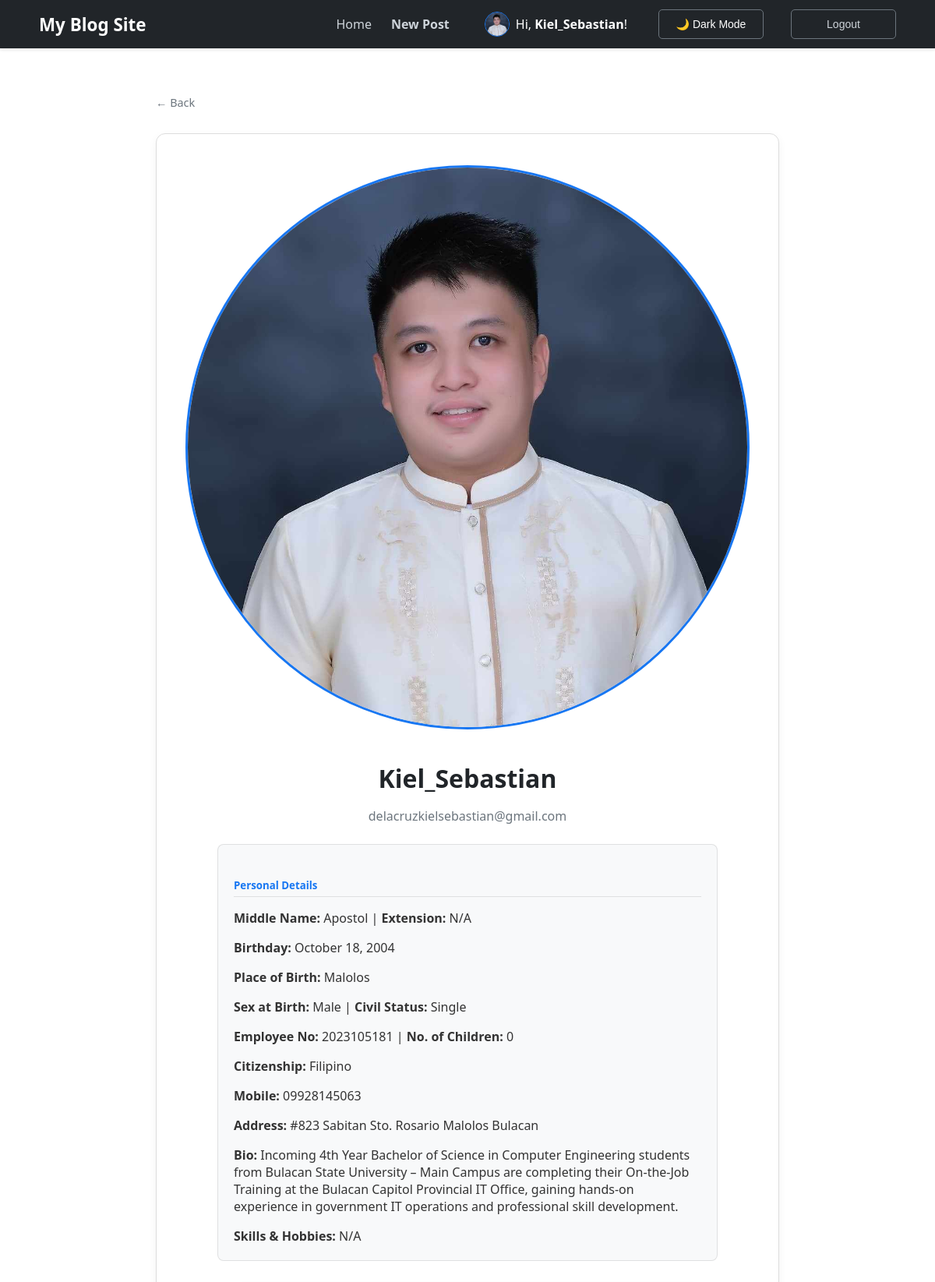
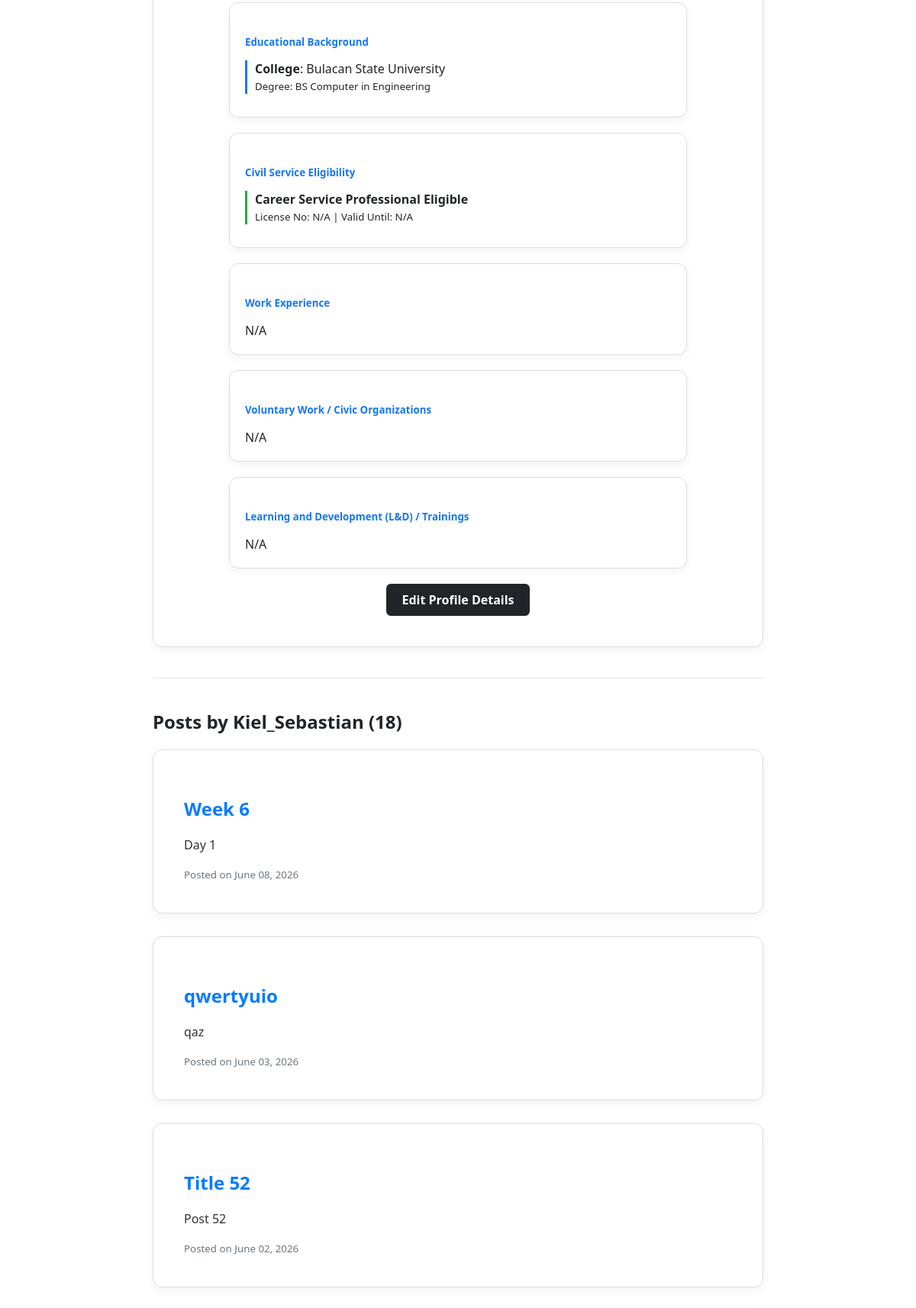
Screenshot of /user/Kiel_Sebastian/ (signed in, upper part) with the database file from the repository (2 pictures, top to bottom).
### blog/models.py (models this page shows, shortened)
class Profile(models.Model):
    user = models.OneToOneField(User, on_delete=models.CASCADE)
    image = models.ImageField(default='default.jpg', upload_to='profile_pics')
    bio = models.TextField(max_length=500, blank=True, help_text="Short description about yourself")
    birth_date = models.DateField(null=True, blank=True, verbose_name="Date of Birth")
    gender = models.CharField(max_length=1, choices=GENDER_CHOICES, blank=True, verbose_name="Sex at Birth")
    middle_name = models.CharField(max_length=100, blank=True, null=True)
    name_extension = models.CharField(max_length=20, blank=True, null=True, help_text="e.g., Jr., Sr., III")
    place_of_birth = models.CharField(max_length=255, blank=True, null=True)
    CIVIL_STATUS_CHOICES = [
        ('S', 'Single'), ('M', 'Married'), ('W', 'Widowed'),
        ('SEP', 'Separated'), ('O', 'Others')
    ]
    civil_status = models.CharField(max_length=3, choices=CIVIL_STATUS_CHOICES, blank=True, null=True)
    employee_number = models.CharField(max_length=50, blank=True, null=True)
    CITIZENSHIP_CHOICES = [('F', 'Filipino'), ('D', 'Dual Citizenship')]
    citizenship = models.CharField(max_length=1, choices=CITIZENSHIP_CHOICES, default='F')
    dual_citizenship_country = models.CharField(max_length=100, blank=True, null=True)
    citizenship_acquisition = models.CharField(
        max_length=20,
        choices=[('B', 'By Birth'), ('N', 'By Naturalization')],
        blank=True, null=True
    )
    house_block_lot = models.CharField(max_length=100, blank=True, null=True)
    street = models.CharField(max_length=100, blank=True, null=True)
    subdivision_village = models.CharField(max_length=100, blank=True, null=True)
    barangay = models.CharField(max_length=100, blank=True, null=True)
    city_municipality = models.CharField(max_length=100, blank=True, null=True)
    province = models.CharField(max_length=100, blank=True, null=True)
    mobile_number = models.CharField(max_length=20, blank=True, null=True)
    number_of_children = models.PositiveIntegerField(default=0, blank=True, null=True)
    special_skills_hobbies = models.TextField(blank=True, null=True)

class Education(models.Model):
    LEVEL_CHOICES = [
        ('HS', 'High School'), ('COL', 'College'),
        ('VOC', 'Vocational/Technical'), ('MAS', 'Master\'s Degree'),
        ('DOC', 'Doctorate Degree')
    ]
    profile = models.ForeignKey(Profile, on_delete=models.CASCADE, related_name='education')
    level = models.CharField(max_length=3, choices=LEVEL_CHOICES)
    school_name = models.CharField(max_length=255)
    degree_finished = models.CharField(max_length=255, blank=True, null=True)

class CivilServiceEligibility(models.Model):
    profile = models.ForeignKey(Profile, on_delete=models.CASCADE, related_name='eligibilities')
    eligibility_type = models.CharField(max_length=255, help_text="e.g., Career Service, RA 1080")
    license_number = models.CharField(max_length=100, blank=True, null=True)
    valid_until = models.DateField(blank=True, null=True)

class Post(models.Model):
    title = models.CharField(max_length=100)
    content = models.TextField()
    date_posted = models.DateTimeField(auto_now=True)
    author = models.ForeignKey(User, on_delete=models.CASCADE)
    image = models.ImageField(null=True, blank=True, upload_to=user_directory_path)

### blog/views.py (the view)
# urls.py: path('user/<str:username>/', views.user_profile_view, name='user-profile'),
def user_profile_view(request, username):
    profile_user = get_object_or_404(User, username=username)
    user_posts = Post.objects.filter(author=profile_user).order_by('-date_posted')
    context = {
        'profile_user': profile_user,
        'posts': user_posts
    }
    return render(request, 'blog/user_profile.html', context)

### blog/templates/blog/user_profile.html
{% extends "blog/base.html" %}
{% block content %}
<div class="card profile-main-card" style="text-align: center; padding: 40px; margin-top: 20px;">
    <div style="display: flex; justify-content: center; margin-bottom: 20px;">
        <img src="{{ profile_user.profile.image.url }}" alt="{{ profile_user.username }}"
             style="width: 120px; height: 120px; border-radius: 50%; border: 3px solid #1877F2; object-fit: cover;">
    </div>
    <h1 class="profile-username" style="font-size: 2rem; margin-bottom: 5px;">{{ profile_user.first_name }} {{ profile_user.last_name|default:profile_user.username }}</h1>
    <p class="profile-email" style="color: #6c757d; margin-bottom: 25px;">{{ profile_user.email }}</p>
    <div class="profile-details-box" style="text-align: left; padding: 20px; border-radius: 8px; margin: 0 auto 30px auto; max-width: 600px; border: 1px solid rgba(0,0,0,0.1);">
        <h5 style="border-bottom: 1px solid rgba(0,0,0,0.1); padding-bottom: 5px; margin-bottom: 15px; color: #1877F2;">Personal Details</h5>
        <p style="margin-bottom: 12px;"><strong>Middle Name:</strong> {{ profile_user.profile.middle_name|default:"N/A" }} | <strong>Extension:</strong> {{ profile_user.profile.name_extension|default:"N/A" }}</p>
        <p style="margin-bottom: 12px;"><strong>Birthday:</strong> {% if profile_user.profile.birth_date %}{{ profile_user.profile.birth_date|date:"F d, Y" }}{% else %}Not specified{% endif %}</p>
        <p style="margin-bottom: 12px;"><strong>Place of Birth:</strong> {{ profile_user.profile.place_of_birth|default:"N/A" }}</p>
        <p style="margin-bottom: 12px;"><strong>Sex at Birth:</strong> {{ profile_user.profile.get_gender_display|default:"Not specified" }} | <strong>Civil Status:</strong> {{ profile_user.profile.get_civil_status_display|default:"N/A" }}</p>
        <p style="margin-bottom: 12px;"><strong>Employee No:</strong> {{ profile_user.profile.employee_number|default:"N/A" }} | <strong>No. of Children:</strong> {{ profile_user.profile.number_of_children|default:"0" }}</p>
        <p style="margin-bottom: 12px;"><strong>Citizenship:</strong> {{ profile_user.profile.get_citizenship_display }} {% if profile_user.profile.citizenship == 'D' %}({{ profile_user.profile.dual_citizenship_country }}){% endif %}</p>
        <p style="margin-bottom: 12px;"><strong>Mobile:</strong> {{ profile_user.profile.mobile_number|default:"N/A" }}</p>
        <p style="margin-bottom: 12px;"><strong>Address:</strong> {{ profile_user.profile.house_block_lot|default:"" }} {{ profile_user.profile.street|default:"" }} {{ profile_user.profile.barangay|default:"" }} {{ profile_user.profile.city_municipality|default:"" }} {{ profile_user.profile.province|default:"N/A" }}</p>
        <p style="margin-bottom: 12px;"><strong>Bio:</strong> {{ profile_user.profile.bio|default:"No description provided." }}</p>
        <p style="margin-bottom: 0;"><strong>Skills & Hobbies:</strong> {{ profile_user.profile.special_skills_hobbies|default:"N/A" }}</p>
    </div>
    <div style="text-align: left; margin: 0 auto; max-width: 600px; width: 100%;">
        <div class="card" style="padding: 20px; margin-bottom: 20px;">
            <h5 style="color: #1877F2; margin-bottom: 15px; font-weight: bold;">Educational Background</h5>
            {% for edu in profile_user.profile.education.all %}
                <div style="margin-bottom: 10px; border-left: 3px solid #1877F2; padding-left: 10px;">
                    <strong>{{ edu.get_level_display }}</strong>: {{ edu.school_name }}<br>
                    <small class="text-muted">Degree: {{ edu.degree_finished|default:"N/A" }}</small>
                </div>
            {% empty %}
                <p class="text-muted" style="margin-bottom: 0;">N/A</p>
            {% endfor %}
        </div>
        <div class="card" style="padding: 20px; margin-bottom: 20px;">
            <h5 style="color: #1877F2; margin-bottom: 15px; font-weight: bold;">Civil Service Eligibility</h5>
            {% for elig in profile_user.profile.eligibilities.all %}
                <div style="margin-bottom: 10px; border-left: 3px solid #28a745; padding-left: 10px;">
                    <strong>{{ elig.get_eligibility_type_display|default:elig.eligibility_type }}</strong><br>
                    <small class="text-muted">License No: {{ elig.license_number|default:"N/A" }} | Valid Until: {{ elig.valid_until|date:"Y-m-d"|default:"N/A" }}</small>
                </div>
            {% empty %}
                <p class="text-muted" style="margin-bottom: 0;">N/A</p>
            {% endfor %}
        </div>
        <div class="card" style="padding: 20px; margin-bottom: 20px;">
            <h5 style="color: #1877F2; margin-bottom: 15px; font-weight: bold;">Work Experience</h5>
            {% for work in profile_user.profile.work_experiences.all %}
                <div style="margin-bottom: 10px; border-left: 3px solid #dc3545; padding-left: 10px;">
                    <strong>{{ work.position_title }}</strong> - {{ work.company_agency }}<br>
                    <small class="text-muted">Duration: {{ work.start_date|date:"Y-m-d" }} to {{ work.end_date|date:"Y-m-d"|default:"Present" }} | Status: {{ work.status_of_appointment }} {% if work.government_service %}(Govt. Service){% endif %}</small>
                </div>
            {% empty %}
                <p class="text-muted" style="margin-bottom: 0;">N/A</p>
            {% endfor %}
        </div>
        <div class="card" style="padding: 20px; margin-bottom: 20px;">
            <h5 style="color: #1877F2; margin-bottom: 15px; font-weight: bold;">Voluntary Work / Civic Organizations</h5>
            {% for vol in profile_user.profile.voluntary_works.all %}
                <div style="margin-bottom: 10px; border-left: 3px solid #ffc107; padding-left: 10px;">
                    <strong>{{ vol.position }}</strong> - {{ vol.organization_name }}<br>
                    <small class="text-muted">Dates: {{ vol.start_date|date:"Y-m-d" }} to {{ vol.end_date|date:"Y-m-d"|default:"N/A" }} | Hours: {{ vol.number_of_hours|default:"N/A" }}</small>
                </div>
            {% empty %}
                <p class="text-muted" style="margin-bottom: 0;">N/A</p>
            {% endfor %}
        </div>
        <div class="card" style="padding: 20px; margin-bottom: 20px;">
            <h5 style="color: #1877F2; margin-bottom: 15px; font-weight: bold;">Learning and Development (L&D) / Trainings</h5>
            {% for train in profile_user.profile.trainings.all %}
                <div style="margin-bottom: 10px; border-left: 3px solid #17a2b8; padding-left: 10px;">
                    <strong>{{ train.title }}</strong> ({{ train.training_type }})<br>
                    <small class="text-muted">Conducted By: {{ train.sponsor }} | Hours: {{ train.number_of_hours }} | Dates: {{ train.start_date|date:"Y-m-d" }} to {{ train.end_date|date:"Y-m-d" }}</small>
                </div>
            {% empty %}
                <p class="text-muted" style="margin-bottom: 0;">N/A</p>
            {% endfor %}
        </div>
    </div>
    {% if profile_user == user %}
        <div style="display: flex; justify-content: center; gap: 15px; margin-top: 15px;">
            <a href="{% url 'profile-update' %}" class="btn-primary" style="text-decoration: none; text-align: center; padding: 10px 20px;">Edit Profile Details</a>
        </div>
    {% endif %}
</div>
<hr style="border: 0; border-top: 1px solid rgba(0,0,0,0.1); margin: 40px 0;">
<h2 class="profile-posts-heading" style="margin-bottom: 20px;">Posts by {{ profile_user.username }} ({{ posts.count }})</h2>
{% for post in posts %}
    <article class="card">
        <div class="article-body">
            <h2>
                <a class="article-title" href="{% url 'post-detail' post.pk %}" style="text-decoration: none; color: #007bff;">{{ post.title }}</a>
            </h2>
            <p class="article-content">{{ post.content|truncatewords:30 }}</p>
            <small style="color: #6c757d;">Posted on {{ post.date_posted|date:"F d, Y" }}</small>
        </div>
    </article>
{% empty %}
    <div class="card" style="text-align: center; padding: 30px;">
        <p>This user hasn't posted anything yet.</p>
    </div>
{% endfor %}
{% endblock %}

### blog/templates/blog/base.html (shortened to what this page needs)
{% load static %}
<!DOCTYPE html>
<html lang="en">
<head>
    <link rel="stylesheet" type="text/css" href="{% static 'blog/main.css' %}">
</head>
<body>
    <nav class="navbar">
        <div class="nav-container">
            <a href="{% url 'blog-home' %}" class="nav-logo">My Blog Site</a>
            <div class="nav-links">
                <a href="{% url 'blog-home' %}">Home</a>
                {% if user.is_authenticated %}
                    <a href="{% url 'post-create' %}" style="margin-right: 20px; font-weight: 600;">New Post</a>
                    <a href="{% url 'user-profile' user.username %}" style="margin-right: 15px; display: inline-flex; align-items: center; text-decoration: none;">
                        <img src="{{ user.profile.image.url }}" alt="Nav Profile" style="width: 30px; height: 30px; border-radius: 50%; border: 1px solid #1877F2; object-fit: cover; margin-right: 8px;">
                        <span style="color: #fff;">Hi, <strong>{{ user.username }}</strong>!</span>
                    </a>
                    <button id="theme-toggle" class="theme-toggle-btn" style="margin-right: 10px;">🌙 Dark Mode</button>
                    <form method="post" action="{% url 'logout' %}" style="display:inline;">
                        <button type="submit" class="nav-logout-btn">Logout</button>
                    </form>
                {% else %}
                    <a href="{% url 'login' %}">Login</a>
                    <a href="{% url 'register' %}">Register</a>
                {% endif %}
            </div>
        </div>
    </nav>
    <div class="main-wrapper" style="margin-top: 60px;">
        {% if request.path != '/' %}
            <div style="margin-bottom: 30px;">
                <a href="{% url 'blog-home' %}" style="text-decoration: none; color: #6c757d; font-size: 0.9rem; display: flex; align-items: center; gap: 5px;">
                    &larr; Back
                </a>
            </div>
        {% endif %}
        {% block content %}{% endblock %}
    </div>
</body>
</html>

### blog/static/blog/main.css (style rules this page uses)
body { background-color: #f0f2f5; font-family: 'Segoe UI', Roboto, Helvetica, Arial, sans-serif; margin: 0; color: #1c1e21; }
.navbar { background-color: #212529; padding: 0.75rem 0; box-shadow: 0 2px 4px rgba(0,0,0,0.1); position: sticky; top: 0; z-index: 1000; }
.nav-container { max-width: 1100px; margin: 0 auto; display: flex; justify-content: space-between; align-items: center; padding: 0 20px; }
.nav-logo { color: white !important; text-decoration: none; font-size: 1.4rem; font-weight: bold; }
.nav-links { display: flex; align-items: center; gap: 25px; }
.nav-links a { color: #ced4da; text-decoration: none; font-weight: 500; }
.nav-logout-btn { background: transparent; border: 1px solid #6c757d; color: #ced4da; padding: 6px 15px; border-radius: 4px; cursor: pointer; }
.main-wrapper { max-width: 800px; margin: 60px auto; padding: 0 20px; }
.card { background: white; border-radius: 12px; border: 1px solid #ddd; padding: 40px; margin-bottom: 30px; box-shadow: 0 4px 12px rgba(0,0,0,0.05); }
.btn-primary { background-color: #212529; color: white; padding: 12px 25px; border: none; border-radius: 6px; font-weight: 600; cursor: pointer; transition: 0.2s; display: inline-block; text-align: center; }
.content-section img, .card img { width: 100% !important; max-width: 100% !important; height: auto !important; display: block !important; margin: 0 auto 20px !important; border-radius: 8px; }

### blog/templates/blog/base.html (style rules this page uses)
body { background-color: #ffffff; color: #212529; transition: background-color 0.3s, color 0.3s; }
.profile-details-box { background-color: #f8f9fa; color: #333333; }
.article-content { color: #333333; }
.theme-toggle-btn, .nav-logout-btn { width: 135px !important; height: 38px !important; display: inline-flex !important; justify-content: center !important; align-items: center !important; box-sizing: border-box !important; padding: 0 !important; font-size: 14px !important; font-weight: 500 !important; border-radius: 5px !important; cursor: pointer; transition: all 0.2s ease-in-out; }
.theme-toggle-btn { background: transparent; color: #ffffff; border: 1px solid #6c757d; }
.nav-logout-btn { background: transparent; color: #ced4da !important; border: 1px solid #6c757d; }

### rows the page displays
Education: level "College", school_name "Bulacan State University", degree_finished "BS Computer in Engineering"
CivilServiceEligibility: eligibility_type "Career Service Professional Eligible", license_number "N/A", valid_until "N/A"
Post: title "Week 6", content "Day 1", date_posted "June 08, 2026"
Post: title "qwertyuio", content "qaz", date_posted "June 03, 2026"
Post: title "Title 52", content "Post 52", date_posted "June 02, 2026"

### other values shown
{{ user.username }} "Kiel_Sebastian"
{{ profile_user.last_name|default:profile_user.username }} "Kiel_Sebastian"
{{ profile_user.email }} "delacruzkielsebastian@gmail.com"
{{ profile_user.profile.middle_name|default:"N/A" }} "Apostol"
{{ profile_user.profile.name_extension|default:"N/A" }} "N/A"
{{ profile_user.profile.birth_date|date:"F d, Y" }} "October 18, 2004"
{{ profile_user.profile.place_of_birth|default:"N/A" }} "Malolos"
{{ profile_user.profile.get_gender_display|default:"Not specified" }} "Male"
{{ profile_user.profile.get_civil_status_display|default:"N/A" }} "Single"
{{ profile_user.profile.employee_number|default:"N/A" }} "2023105181"
{{ profile_user.profile.number_of_children|default:"0" }} "0"
{{ profile_user.profile.get_citizenship_display }} "Filipino"
{{ profile_user.profile.mobile_number|default:"N/A" }} "09928145063"
{{ profile_user.profile.house_block_lot|default:"" }} "#823"
{{ profile_user.profile.street|default:"" }} "Sabitan"
